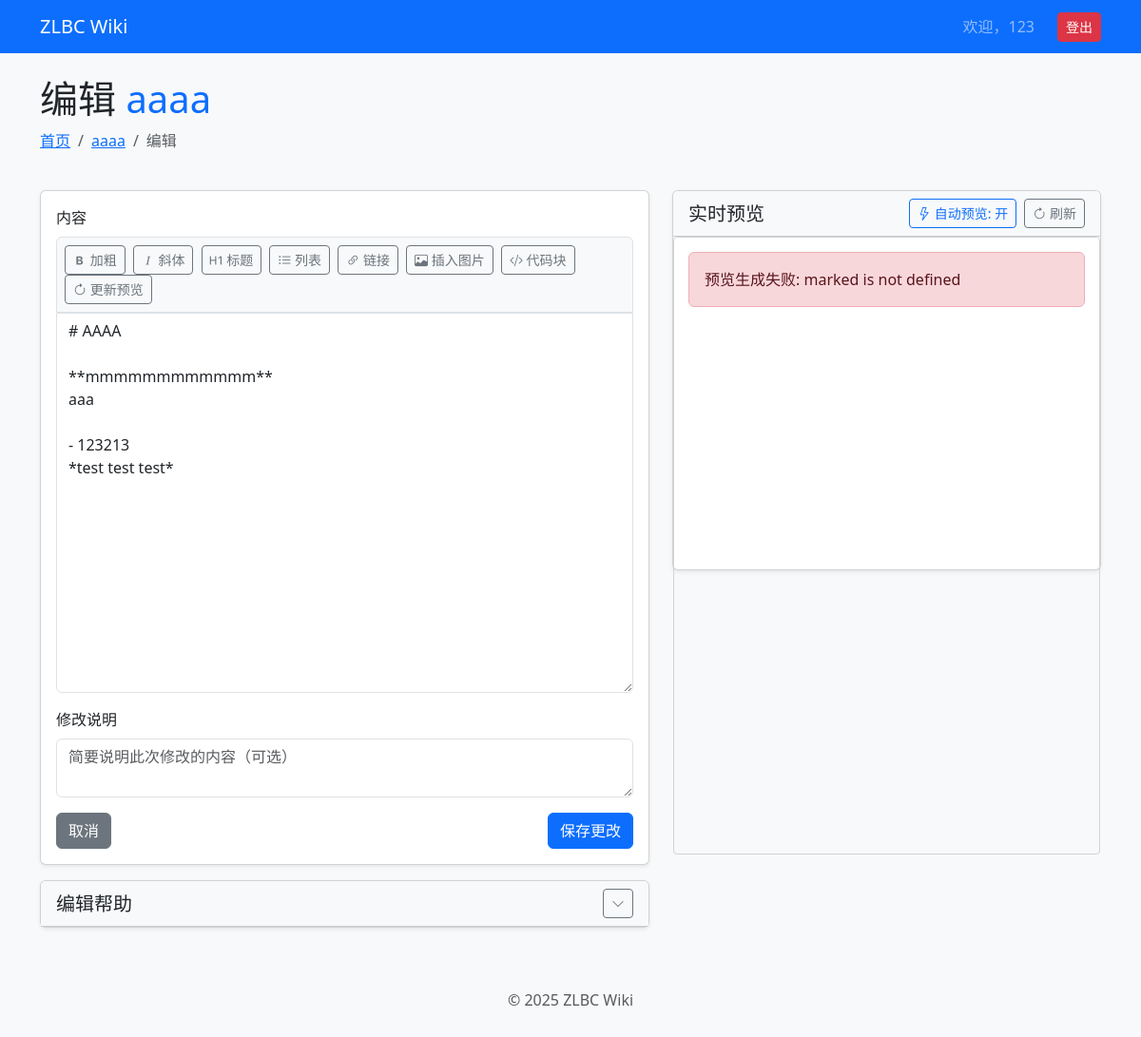
Screenshot of /wiki/3/edit/ (signed in) with the database file from the repository.
### wiki/models.py (models this page shows, shortened)
class Wiki(models.Model):
    id = models.AutoField(primary_key=True)
    title = models.CharField(max_length=200)
    slug = models.SlugField(max_length=200, unique=True, help_text="URL友好的标识符")
    content = models.TextField()
    category = models.ForeignKey(
        WikiCategory,
        on_delete=models.SET_NULL,
        null=True,
        blank=True,
        related_name="wikis",
    )
    tags = models.ManyToManyField(WikiTag, blank=True, related_name="wikis")
    creator = models.ForeignKey(
        settings.AUTH_USER_MODEL,
        on_delete=models.SET_NULL,
        null=True,
        related_name="created_wikis",
    )
    created_at = models.DateTimeField(auto_now_add=True)
    updated_at = models.DateTimeField(auto_now=True)
    class Meta:
        ordering = ["-updated_at"]

### wiki/views.py (the view)
# urls.py: path("wiki/<int:wiki_id>/edit/", wiki_views.edit_wiki, name="edit_wiki"),
@login_required
def edit_wiki(request, wiki_id):
    wiki = get_object_or_404(Wiki, id=wiki_id)
    if request.method == "POST":
        new_content = request.POST.get("content", "")
        description = request.POST.get("description", "")
        wiki.save_revision(request.user, new_content, description)
        return redirect("wiki_detail", slug=wiki.slug)
    return render(request, "wiki/edit.html", {"wiki": wiki})

### templates/wiki/edit.html (shortened to what this page needs)
{% extends "base.html" %}
{% load django_bootstrap5 %}
{% block content %}
<link rel="stylesheet" href="https://cdn.jsdelivr.net/npm/bootstrap-icons@1.11.1/font/bootstrap-icons.css">
<link rel="stylesheet" href="https://cdn.jsdelivr.net/npm/github-markdown-css@5.1.0/github-markdown.min.css">
<div class="container">
    <div class="row mb-4">
        <div class="col">
            <h1 class="display-6">编辑 <span class="text-primary">{{ wiki.title }}</span></h1>
            <nav aria-label="breadcrumb">
                <ol class="breadcrumb">
                    <li class="breadcrumb-item"><a href="{% url 'index' %}">首页</a></li>
                    <li class="breadcrumb-item"><a href="{% url 'wiki_detail' slug=wiki.slug %}">{{ wiki.title }}</a>
                    </li>
                    <li class="breadcrumb-item active">编辑</li>
                </ol>
            </nav>
        </div>
    </div>
    <div class="row">
        <div class="col-md-7">
            <div class="card shadow-sm">
                <div class="card-body">
                    <form method="post" id="wiki-edit-form">
                        <div class="mb-3">
                            <label for="content" class="form-label">内容</label>
                            <div class="editor-toolbar border rounded-top p-2 bg-light">
                                <button type="button" class="btn btn-sm btn-outline-secondary me-1"
                                    onclick="insertMarkdown('**', '**')">
                                    <i class="bi bi-type-bold"></i> 加粗
                                </button>
                                <button type="button" class="btn btn-sm btn-outline-secondary me-1"
                                    onclick="insertMarkdown('*', '*')">
                                    <i class="bi bi-type-italic"></i> 斜体
                                </button>
                                <button type="button" class="btn btn-sm btn-outline-secondary me-1"
                                    onclick="insertMarkdown('# ', '')">
                                    <i class="bi bi-type-h1"></i> 标题
                                </button>
                                <button type="button" class="btn btn-sm btn-outline-secondary me-1"
                                    onclick="insertMarkdown('- ', '')">
                                    <i class="bi bi-list-ul"></i> 列表
                                </button>
                                <button type="button" class="btn btn-sm btn-outline-secondary me-1"
                                    onclick="insertMarkdown('[', '](链接URL)')">
                                    <i class="bi bi-link-45deg"></i> 链接
                                </button>
                                <button type="button" class="btn btn-sm btn-outline-secondary me-1"
                                    onclick="showImageUploadModal()">
                                    <i class="bi bi-image"></i> 插入图片
                                </button>
                                <button type="button" class="btn btn-sm btn-outline-secondary me-1"
                                    onclick="insertMarkdown('```', '\n代码\n```')">
                                    <i class="bi bi-code-slash"></i> 代码块
                                </button>
                                <button type="button" class="btn btn-sm btn-outline-secondary me-1"
                                    onclick="updatePreview()">
                                    <i class="bi bi-arrow-clockwise"></i> 更新预览
                                </button>
                            </div>
                            <textarea id="content" name="content" class="form-control rounded-0 rounded-bottom"
                                style="height: 400px" oninput="autoUpdatePreview()">{{ wiki.content }}</textarea>
                        </div>
                        <div class="mb-3">
                            <label for="description" class="form-label">修改说明</label>
                            <textarea id="description" name="description" class="form-control" rows="2"
                                placeholder="简要说明此次修改的内容（可选）"></textarea>
                        </div>
                        <div class="d-flex justify-content-between">
                            <a href="{% url 'wiki_detail' slug=wiki.slug %}" class="btn btn-secondary">取消</a>
                            <button type="submit" class="btn btn-primary">保存更改</button>
                        </div>
                    </form>
                </div>
            </div>
            <div class="card shadow-sm mt-3">
                <div class="card-header bg-light d-flex justify-content-between align-items-center">
                    <h5 class="card-title mb-0">编辑帮助</h5>
                    <button class="btn btn-sm btn-outline-secondary" type="button" data-bs-toggle="collapse"
                            data-bs-target="#helpContent" aria-expanded="false">
                        <i class="bi bi-chevron-down"></i>
                    </button>
                </div>
            </div>
        </div>
        <div class="col-md-5">
            <div class="card shadow-sm sticky-preview">
                <div class="card-header bg-light d-flex justify-content-between align-items-center">
                    <h5 class="card-title mb-0">实时预览</h5>
                    <div>
                        <button id="auto-preview-toggle" class="btn btn-sm btn-outline-primary me-1" onclick="toggleAutoPreview()">
                            <i class="bi bi-lightning"></i> 自动预览: 开
                        </button>
                        <button class="btn btn-sm btn-outline-secondary" onclick="updatePreview()">
                            <i class="bi bi-arrow-clockwise"></i> 刷新
                        </button>
                    </div>
                </div>
                <div class="card-body p-0">
                    <div id="markdown-preview" class="markdown-preview markdown-body">
                    </div>
                </div>
            </div>
        </div>
    </div>
</div>
{% endblock %}

### templates/base.html (shortened to what this page needs)
{% load django_bootstrap5 %}
<!DOCTYPE html>
<html lang="zh-cn">
<head>
    {% bootstrap_css %}
</head>
<body>
    <nav class="navbar navbar-expand-lg navbar-dark bg-primary mb-4">
        <div class="container">
            <a class="navbar-brand" href="/">ZLBC Wiki</a>
            <div class="collapse navbar-collapse" id="navbarNav">
                <ul class="navbar-nav ms-auto">
                    {% if user.is_authenticated %}
                    <li class="nav-item">
                        <form action="{% url 'logout' %}" method="post" class="d-flex align-items-center" style="gap: 0.5rem;">
                            <span class="nav-link">欢迎，{{ user.username }}</span>
                            <button type="submit" class="btn btn-danger btn-sm ms-2">登出</button>
                        </form>
                    </li>
                    {% endif %}
                </ul>
            </div>
        </div>
    </nav>
    <main>
        {% block content %}{% endblock %}
    </main>
    <footer class="mt-5 py-3 text-center text-muted">
        <div class="container">
            <p>&copy; 2025 ZLBC Wiki</p>
        </div>
    </footer>
</body>
</html>

### templates/base.html (style rules this page uses)
body { background-color: #f8f9fa; }

### templates/wiki/edit.html (style rules this page uses)
.markdown-preview { padding: 15px; overflow-y: auto; height: 650px; border: 1px solid #ced4da; border-radius: 0.25rem; }
#content { height: 400px; }
.sticky-preview { height: 400px; }

### rows the page displays
Wiki: title "aaaa", content "# AAAA **mmmmmmmmmmmm** aaa - 123213 *test test test*"

### other values shown
{{ user.username }} "123"
